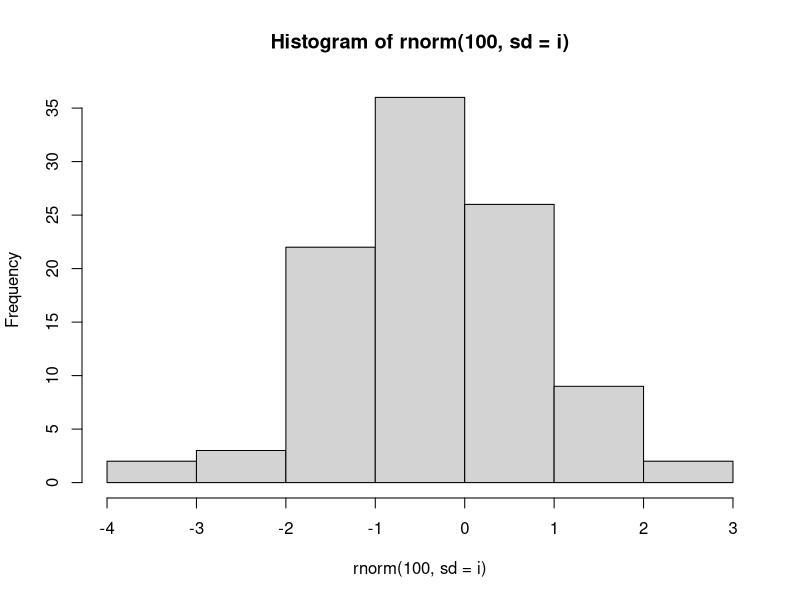
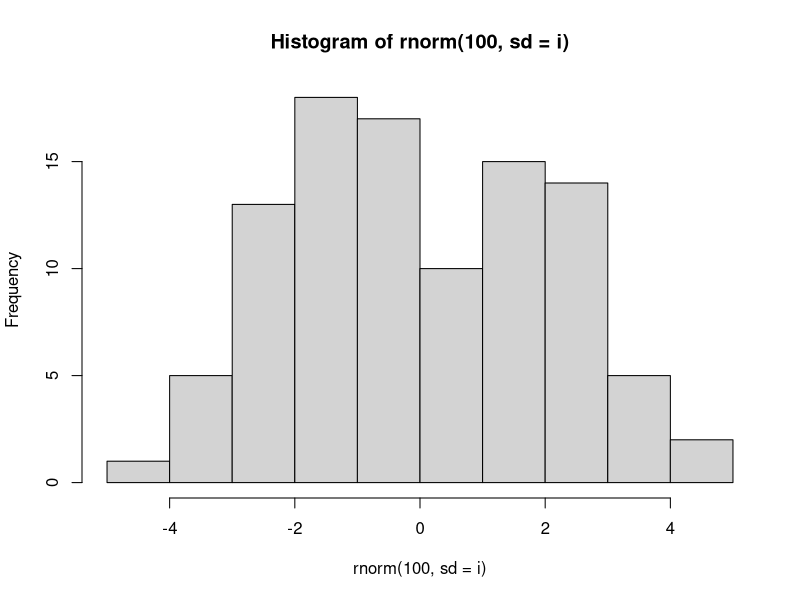
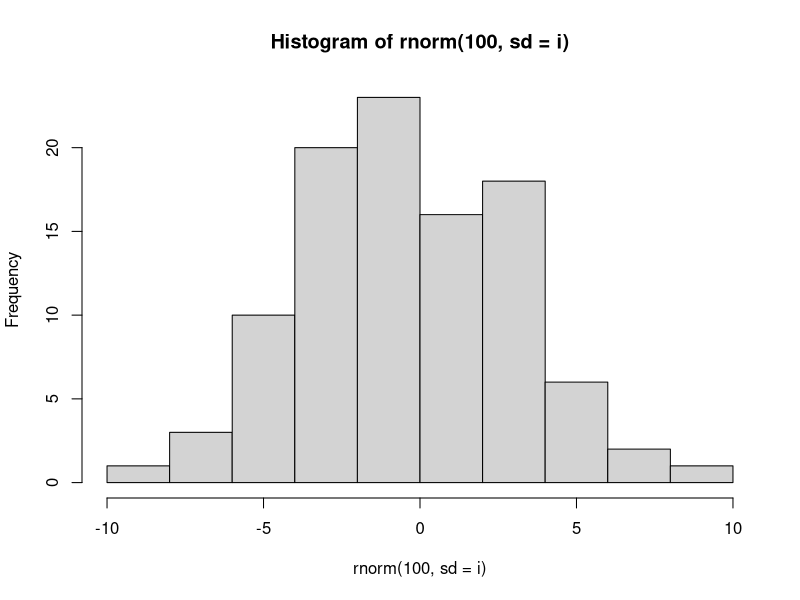
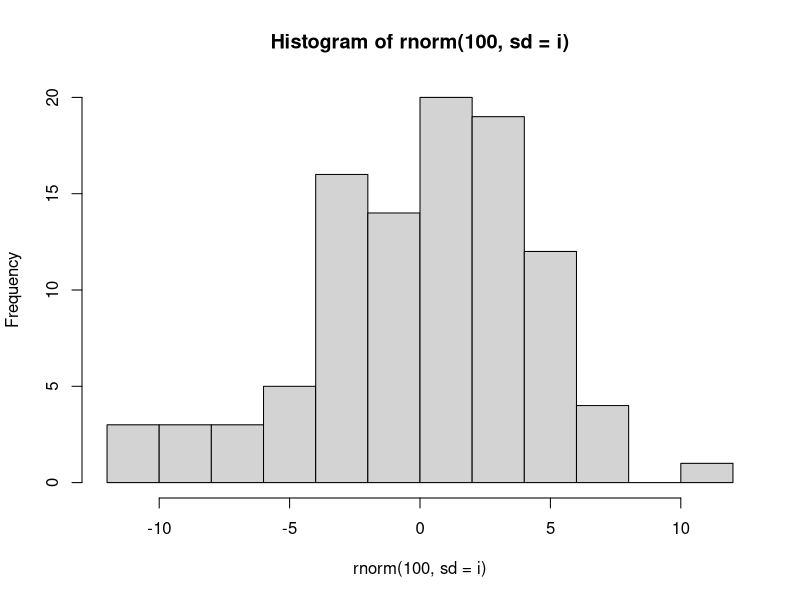
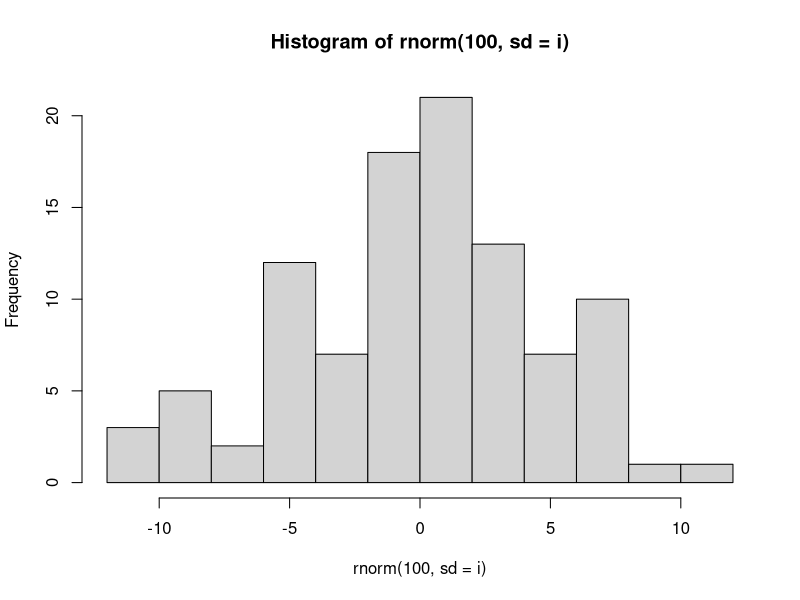

Recreate these plots in R, in order.

#~ ---
#~ title: "regex"
#~ author: "lsb"
#~ date: "2019, 10, 11"
#~ output: pdf_document
#~ ---


#~ La lectura básica para manejo de strings y expresiones regulares
#~ puede ser tanto man regex como man grep, PERO, existen n libros o
#~ manuales de diferente nivel de manejo. Todos son útiles.
#~  En R use el sistema básico de ayuda.

#~ Si lo desea puede consultar [https://www.gastonsanchez.com/r4strings/]


#~ Aunque muchas funciones vienen en r-base, lo más aconsejable es
#~ stringr.


#~ Para todos los casos prediga la posible salida dle comando antes de
#~ eejecutarlo y en caso de duda use ?; si la salida no conincide con sus
#~ expectativas revise las instrucciones usadas o su manejo de las
#~ funciones.


##
library(stringr)


#~ ¿Que espera obtener con cada instrucción?


nchar("South Pole")               #cuantifica el numero de letras                  

paste("North","Pole",sep=".")     #pega los caracteres definido por el separador

paste("North","and","South","Poles")     #utiliza el separador por defecto

paste0("North","and","South","Poles")   #con "paste0" al no indicar el separador los caracteres se pegan sin espacio

cat("North","and","South","Poles")


cat("North","and","South","Poles",sep="\t")   # al utilizar "\t" indica una salidad de caracteres con doble espacio

cat("North","and","South","Poles",sep="\n")   #al utilizar "\n" indica los caracteres con salto de linea



i <- 8

s <- sprintf("the square of %d is %d",i,i^2)

s


#~ ¿qué espera que haga?


for (i in 1:5) {
  
  fname <- sprintf("q%d.pdf",i)
  
  pdf(fname)
  
  hist(rnorm(100,sd=i))
  
  dev.off()
}




grep("pole",c("Equator","North Pole","South Pole"))    # no reconoce a ninguno debido a que R es sensible a mayusculas-minisculas


grep("[Pp]ole",c("Equator","North Pole","South pole"))   #reconoce ya que "[Pp]" indica tanto p como P 

grep("o.e",c("Equator","North Pole","South Pole"))        # "." indica cualquie letra en medio de o y e

grep("N.t",c("Equator","North Pole","South Pole"))      # no reconoce ningun elemento debido que "." equivale solo a una letra

grep("N..t",c("Equator","North Pole","South Pole"))       # el numero de "." indica el numero de caracteres

grep("N...t",c("Equator","North Pole","South Pole"))

grep("N?t",c("Equator","North Pole","South Pole"))

## ???

grep("?",c("Equator","North Pole","South Pole"))

grep(".",c("Equator","North Pole","South Pole"))          

?grep                                                    #ayuda y documentancion de todo lo referente a grep

grep(".",c("abc","de","f.g"))

grep(".",c("a","bc","bcd"))

grep("..",c("a","bc","bcd"))


grep("...",c("a","bc","bcd"))


grep("\\.",c("abc","de","f.g"))


x <- c("apple", "banana", "pear","adnon")

str_extract(x, "an")                           # "str_extract" nos permite extraer los caracteres de los elementos del objeto

str_extract(x, "a.")                           # "a." cualquier caracter con a y cualquier letra

str_extract(x, "a[dn]")                        #[dn] indica extrictamente d o n

str_extract(x, "a.[dn]")

str_extract(x, "a.[d]")                        # "a.[d]" permite extraer a+cualquier letra+ d

str_extract(x, "a.[n]")



substring("Equator",3,5)                       # la funcion "substring" permite extraer los caracteres con una ubicacion exacta en este caso 3 al 5

regexpr("uat","Equator")                       # nos indica la ubicacion de "uat" en la expresion

gregexpr("iss","Mississippi")                  # "greoexpr" marcas los inicios de los aciertos

str_extract("Mississippi","iss")




#Algunas cosas de stringr


head(fruit)


str_extract(fruit, "nana")


str_extract(fruit, regex("nana"))


bananas <- c("banana", "Banana", "BANANA")

str_detect(bananas, "banana")                  # "str_detect" nos permite detectar los caracteres arrojando valores de tipo logico arrojando 

str_detect(bananas, regex("banana", ignore_case = TRUE))

regex("banana", ignore_case = TRUE)


x

str_extract(x, ".a.")


x <- "a\\b"

writeLines(x)

str_extract(x, "\\\\")







#~  Special characters


#~      \xhh: 2 hex digits.

#~      \x{hhhh}: 1-6 hex digits.

#~      \uhhhh: 4 hex digits.

#~      \Uhhhhhhhh: 8 hex digits.

#~ \N{name}, e.g. \N{grinning face} matches the basic smiling emoji.

#~  Similarly, you can specify many common control characters:

#~      \a: bell.

#~      \cX: match a control-X character.

#~      \e: escape (\u001B).

#~      \f: form feed (\u000C).

#~      \n: line feed (\u000A).

#~      \r: carriage return (\u000D).

#~      \t: horizontal tabulation (\u0009).

#~      \0ooo match an octal character. ‘ooo’ is from one to three 
#~      octal digits, from 000 to 0377. The leading zero is required.



x <- "n\u0301"

x

str_extract(x, ".")

str_extract(x, "\\X")                # el primer "\" indica ek escape

x <- "n\U0301"

x



#~  \s: matches any whitespace. 
#~  \S: matches any non-whitespace character.



(text <- "Some  \t badly\n\t\tspaced \f text")

text

print(text)

str_replace_all(text, "\\s+", "*")




#~  \p{property name} matches any character with specific unicode
#~  property
#~  \P{property name}, matches all characters without the property. 
#~  http://www.unicode.org/reports/tr44/#Property_Index.


text1 <- c('"Double quotes"', "«Guillemet»", "“Fancy quotes”")

text1

(text <- c('"Double quotes"', "«Guillemet»", "“Fancy quotes”"))


text1[1]

text[1]

str_replace_all(text, "\\p{quotation mark}", "\"")



#~  \w matches any “word” character, 
#~  \W, matches any non-word character.



str_extract_all("Don't eat that!", "\\W+")[[1]]

str_split("Don't eat that!", "\\W")[[1]]


## revisar tambien strsplit

strsplit("Don't eat that!", "\\W")

strsplit("Don't eat that!", "\\W")[[1]][2]




substring("Don't eat that!",1,2)              #"substring" permite extraer el string 

substring("Don't eat that!",2,1)

substring("Don't eat that!",3)



#~  Technically, \w also matches connector punctuation, \u200c (zero
#~  width connector), and \u200d (zero width joiner), but these are
#~  rarely seen in the wild.

#~  \b matches word boundaries, the transition between word and
#~  non-word characters. \B matches the opposite: boundaries that have
#~  either both word or non-word characters on either side.



str_replace_all("The quick brown fox", "\\b", "_")           # "_" cumple como criterio de busqueda

str_replace_all("The quick brown fox", "\\B", "_")


#~      [:punct:]: punctuation.
#~      [:alpha:]: letters.
#~      [:lower:]: lowercase letters.
#~      [:upper:]: upperclass letters.
#~      [:digit:]: digits.
#~      [:xdigit:]: hex digits.
#~      [:alnum:]: letters and numbers.
#~      [:cntrl:]: control characters.
#~      [:graph:]: letters, numbers, and punctuation.
#~      [:print:]: letters, numbers, punctuation, and whitespace.
#~      [:space:]: space characters (basically equivalent to \s).
#~      [:blank:]: space and tab.

#~  These all go inside the [] for character classes,
#~  i.e. [[:digit:]AX] matches all digits, A, and X.

#~  You can also using Unicode properties, like [\p{Letter}], and
#~  various set operations, like [\p{Letter}--\p{script=latin}]. 

#~  | is the alternation operator, which will pick between one or more
#~  possible matches. For example, abc|def will match abc or def.


str_detect(c("abc", "def", "ghi"), "abc|def")




#~  You can use parentheses to override the default precedence rules:



str_extract(c("grey", "gray"), "gre|ay")          # "|" nos permite indicar la extracion de gre o ay

str_extract(c("grey", "gray"), "gr(e|a)y")        # "(|)"  nos permite extraer "e o a" con jry

str_extract(c("grey", "gray"), "gr[ea]y")         # igualmentel [] nos permite extraer " e o a" 



#~  By default, regular expressions will match any part of a
#~  string. It’s often useful to anchor the regular expression so that it
#~  matches from the start or end of the string:

#~      ^ matches the start of string.
#~      $ matches the end of the string.



x <- c("apple", "banana", "pear")

str_extract(x, "^a")                # "^" indica en el inicio de la linea    

str_extract(x, "a$")                #  "$" permite la extracion de "a" al final de la cadena

str_extract(x, "a.")                #  extraer a con cualquer valor a la derecha

str_extract(x, ".a")

str_extract(x, "^.a")

str_extract(x, "a.$")





#~  To match a literal “$” or “^”, you need to escape them, \$, and \^.

#~  For multiline strings, you can use regex(multiline = TRUE). This
#~  changes the behaviour of ^ and $, and introduces three new operators:

#~      ^ now matches the start of each line.

#~      $ now matches the end of each line.

#~      \A matches the start of the input.

#~      \z matches the end of the input.

#~      \Z matches the end of the input, but before the final line terminator, if it exists.



x <- "Line 1\nLine 2\nLine 3\n"

str_extract_all(x, "^Line..")

str_extract_all(x, "^Line..")[[1]]

str_extract_all(x, regex("^Line..", multiline = TRUE))[[1]]              #"multiline" indica todas las lineas

str_extract_all(x, regex("^Line..", multiline = TRUE))


str_extract_all(x, regex("\\ALine..", multiline = TRUE))[[1]]

str_extract_all(x, regex("\\ALine..", multiline = TRUE))





#~  There are two ways to include comments in a regular expression. 


str_detect("xyz", "x(?#this is a comment)")


phone <- regex("
  \\(!     # optional opening parens
  (\\d{3}) # area code
  [)- ]?   # optional closing parens, dash, or space
  (\\d{3}) # another three numbers
  [ -]?    # optional space or dash
  (\\d{3}) # three more numbers
  ", comments = TRUE)

str_match("514-791-8141", phone)

